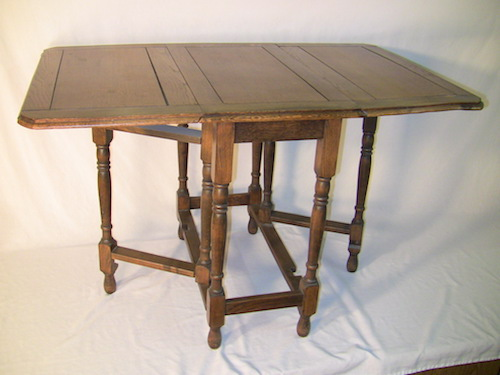
#> input picture 17 机器学习/05 图片处理/table.jpg, 500 x 375 px, found by its file name
$ python 07desc.py
#> lines starting #> are read from the running program, lines starting #| are printed output that depends on the picture; after the words box and inside, x2 and y2 are one past the last pixel; in counts of white or black regions, pixels touching at a corner belong together
import cv2
import numpy as np
import matplotlib.pyplot as plt

original = cv2.imread("C:\\Users\\tarena\\Desktop\\table.jpg")
#> original is the input picture: shape (375, 500, 3); mean B, G, R 157.7, 169.6, 182.9
cv2.imshow("original", original)

gray = cv2.cvtColor(original, cv2.COLOR_BGR2GRAY)   # 转换为灰度图, 不可逆的变化
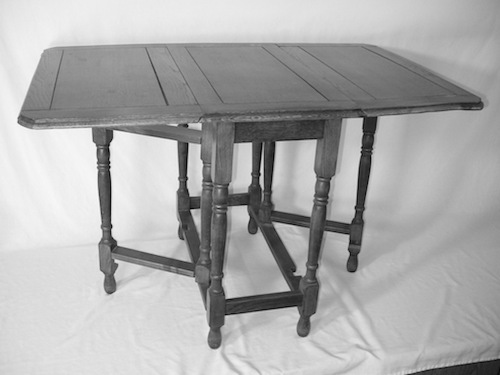
#> gray: shape (375, 500); min 2, max 251, mean 172.2
cv2.imshow("gray", gray)

star = cv2.xfeatures2d.StarDetector_create()   # 二维特征
keypoints = star.detect(gray)   # 其中特征点
#> keypoints = 151 keypoints; strongest (x, y, size): (239, 215, 16), (243, 151, 16), (295, 239, 22), (241, 182, 16)
mixture = original.copy()
cv2.drawKeypoints(original, keypoints, mixture, flags=cv2.DRAW_MATCHES_FLAGS_DRAW_RICH_KEYPOINTS)   # 绘制star特征点
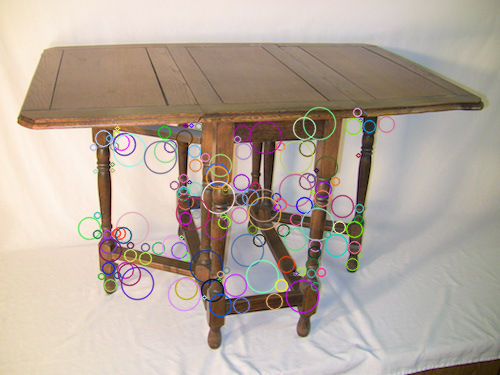
#> mixture: shape (375, 500, 3); 8.01% of pixels changed, all inside (x1, y1, x2, y2) = (77, 106, 396, 318)

sift = cv2.xfeatures2d.SIFT_create()
keypoints, desc = sift.compute(gray, keypoints)   # 计算特征点, 生成描述矩阵
print("keypoints类型", type(keypoints))
#| keypoints类型 <class 'tuple'>
print("生成的描述矩阵形状", desc.shape)
#| 生成的描述矩阵形状 (151, 128)
cv2.imshow("mixture", mixture)

plt.matshow(desc, cmap="jet", fignum="Description")
plt.title("Description")
plt.xlabel("Feature", fontsize=12)
plt.ylabel("sample", fontsize=12)
plt.tick_params(which="both", top=False, labeltop=False, labelbottom=True, labelsize=10)
plt.show()
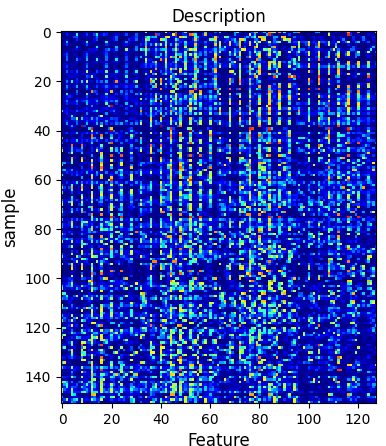
#> figure drawn by matplotlib, 1 panel


cv2.waitKey()

$ run again, with 17 机器学习/05 图片处理/sunrise.jpg copied over 17 机器学习/05 图片处理/table.jpg
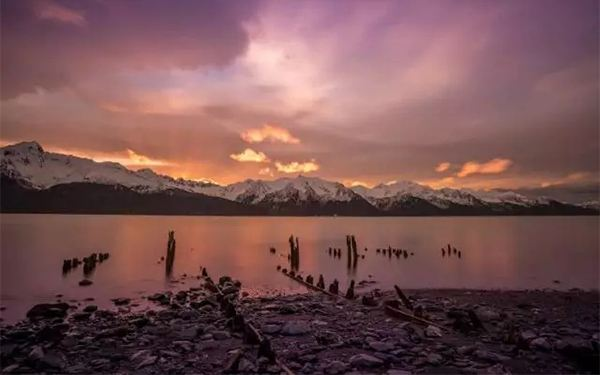
#> input picture 17 机器学习/05 图片处理/sunrise.jpg, 600 x 375 px, found by its file name
#> original is the input picture: shape (375, 600, 3); mean B, G, R 82.6, 81.5, 118.9
#> `gray = cv2.cvtColor(original, cv2.COLOR_BGR2GRAY)`:
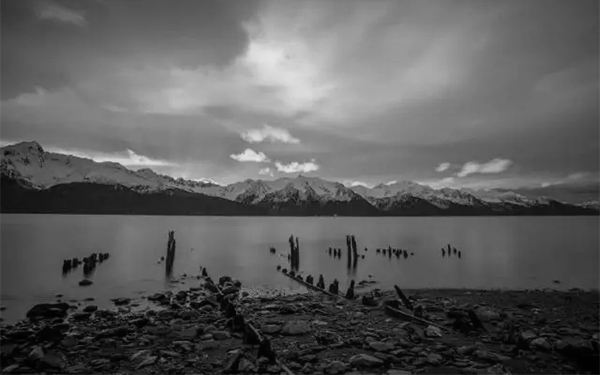
#> gray: shape (375, 600); min 0, max 234, mean 92.8
#> keypoints = 112 keypoints; strongest (x, y, size): (132, 161, 16), (98, 158, 8), (248, 155, 8), (308, 167, 8)
#> mixture: shape (375, 600, 3); 3.41% of pixels changed, all inside (x1, y1, x2, y2) = (62, 131, 476, 311)
#| keypoints类型 <class 'tuple'>
#| 生成的描述矩阵形状 (112, 128)
#> `plt.show()`:
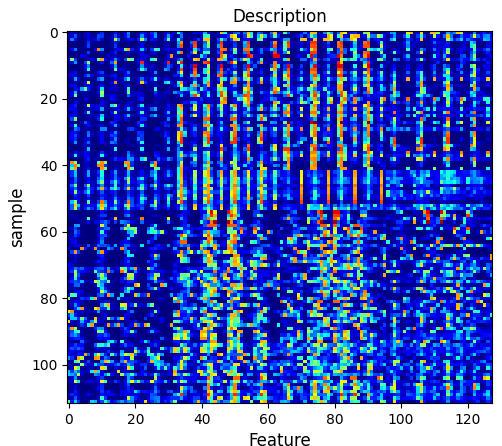
#> figure drawn by matplotlib, 1 panel
